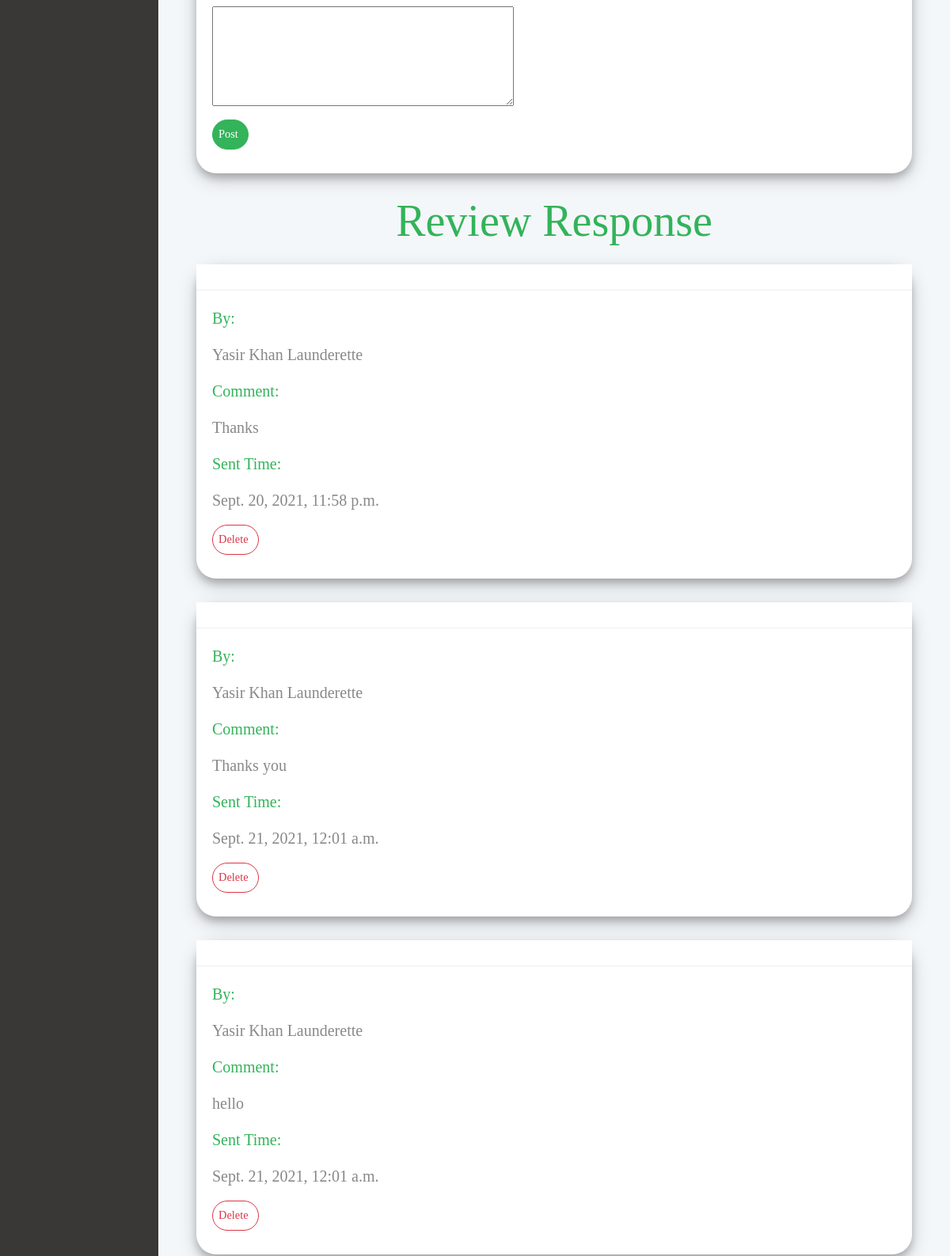
The app's page /dashboard/launderette/reviews/detail/1/ (signed in, middle part), older data.
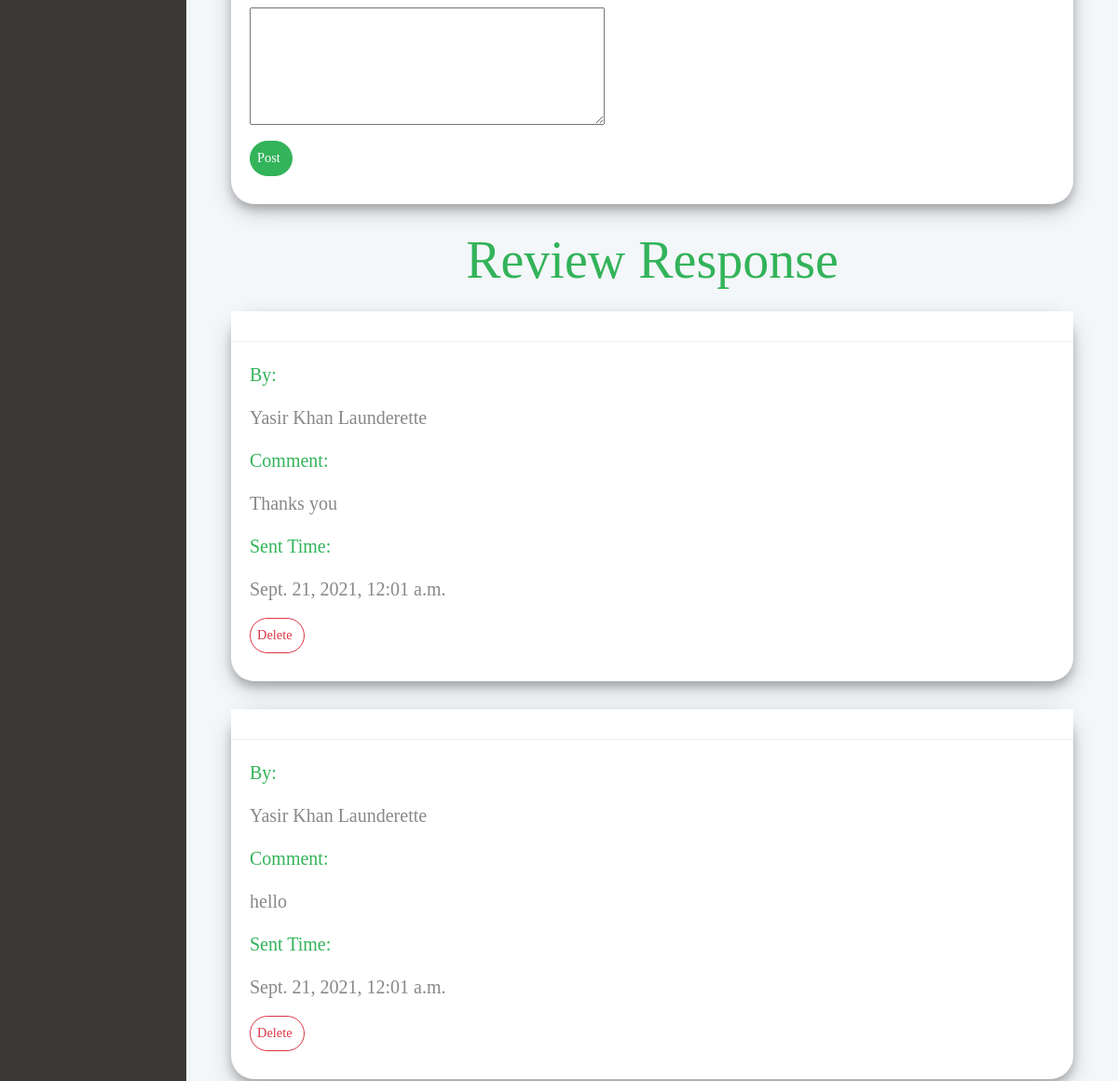
The same page, newer data.
### backend/models.py (models this page shows)
class ReviewComment(models.Model):
    review = models.ForeignKey(Review, null=True, on_delete= models.SET_NULL)
    client = models.ForeignKey(Client, null=True, blank=True, on_delete= models.SET_NULL)
    launderette = models.ForeignKey(Launderette, null=True, blank=True, on_delete= models.SET_NULL)
    comment = models.TextField(blank=True, null=True)
    date = models.DateTimeField(auto_now_add=True, null=True)

class Launderette(models.Model):
    launderer = models.ForeignKey(Launderer, null=True, on_delete= models.SET_NULL)
    name = models.CharField(max_length=200, null=True)
    available_time = models.CharField(max_length=500, null=True, blank=True)
    cover_photo = models.ImageField( default="0_GettyImages-1068728612.jpg")
    location = models.CharField(max_length=200, null=True)
    isBlocked = models.BooleanField(default=False)
    date_joined =models.DateTimeField(auto_now_add=True)
    def __str__(self):
        return str(self.name)

### backend/decorators.py (the view)
		def wrapper_func(request, *args, **kwargs):
			group = None
			if request.user.groups.exists():
				group = request.user.groups.all()[0].name
			if group in allowed_roles:
				return view_func(request, *args, **kwargs)
			else:
				return HttpResponse('You are not authorized to view this page')

### backend/forms.py
class ReviewCommentForm(ModelForm):
    comment=forms.CharField(widget=forms.Textarea(attrs={"rows":5,  }))
    class Meta:
        model = ReviewComment
        exclude = '__all__'
        fields = ['comment']

### backend/models.py (called while the page is built)
    def __str__(self):
        return str(self.user)

### backend/views.py (called while the page is built, shortened)
@login_required(login_url="loginPage")
@allowed_users(allowed_roles=['launderer'])
def launderetteReviewDetail(request, pk_id):
    launderer = request.user.launderer
    review = Review.objects.get(id=pk_id)
    launderette = launderer.launderette_set.all()
    comments = review.reviewcomment_set.all()
    commentForm = ReviewCommentForm()
    context = {'launderer':launderer, 'review':review, 'comments': comments, 'commentForm': commentForm }
    return render(request,"frontend/launderetteReviewDetail.html",context)

### frontend/templates/frontend/launderetteReviewDetail.html (shortened to what this page needs)
{%  extends 'frontend/partialview/base_template.html' %}
{% load static %}
{% block content %}
    <div class="page">
     <section class="charts">
        <div class="container-fluid">
              <div class="card line-chart-example">
                <div class="card-body">
                    <form method="POST">
                        <div class="form-group">
                            <br>
                            {{commentForm.comment}}
                        </div>
                        <div class="form-group">
                        <input type="submit" value="Post" class="btn btn-primary">
                        </div>
                    </form>
                </div>
              </div>
        </div>
        <h4  class="display-4  m-4 text-center text-primary">Review Response</h4>
        {% for comment in comments %}
        <div class="container-fluid">
              <div class="card line-chart-example">
                <div class="card-header d-flex align-items-center">
                </div>
                  <div class="card-body">
                      <p class="lead text-primary">By:</p>
                      {% if comment.client == None %}
                        <p class="lead ">{{comment.launderette}}</p>
                      {% else %}
                      <p class="lead ">{{comment.client}}</p>
                      {% endif %}
                      <p class="lead text-primary">Comment:</p>
                      <p class="lead">{{comment.comment}}</p>
                      <div class="row">
                          <div class="col-6">
                              <p class="lead text-primary">Sent Time:</p>
                              <p class="lead ">{{comment.date}}</p>
                          </div>
                      </div>
                      {% if comment.client == None %}
                        <form method="POST",  action="{% url 'deleteComment' comment.id %}">
                            <div class="form-group">
                            <input type="submit" value="Delete" class="btn btn-outline-danger">
                            </div>
                        </form>
                      {% endif %}
                  </div>
              </div>
        </div>
                  {% endfor %}
      </section>
    </div>
{% endblock content %}

Row changes from the older to the newer data that the page shows:
removed ReviewComment: launderette "Yasir Khan Launderette", comment "Thanks", date "Sept. 20, 2021, 11:58 p.m."
